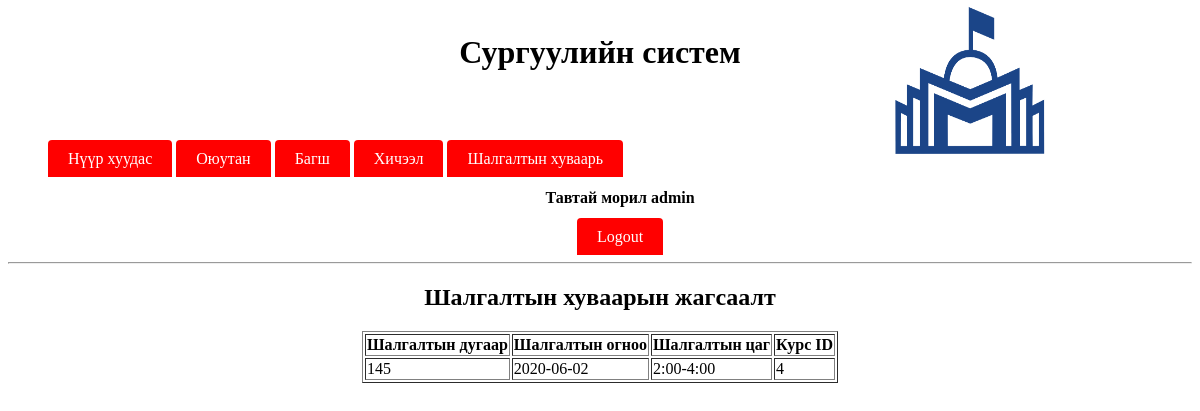
/admin/viewExamSchedule.php (signed in), run on the app's committed database.
### tables this page shows
CREATE TABLE IF NOT EXISTS `examschedule` (
  `id` varchar(20) NOT NULL,
  `examdate` date NOT NULL,
  `time` varchar(20) NOT NULL,
  `courseid` varchar(20) NOT NULL
);

### admin/main.php (called while the page is built, shortened)
<?php
$check=$_SESSION['login_id'];
$session=mysql_query("SELECT name  FROM admin WHERE id='$check' ");
$row=mysql_fetch_array($session);
$login_session = $loged_user_name = $row['name'];
?>

### admin/viewExamSchedule.php (the view, shortened to what this page needs)
<?php
include_once('main.php');
$sql = "SELECT * FROM examschedule WHERE  MONTH(examdate) = MONTH(CURRENT_DATE) AND YEAR(examdate)=YEAR(CURRENT_DATE)";
$res= mysql_query($sql);
$string = "<tr>
               <th>Шалгалтын дугаар</th>
               <th>Шалгалтын огноо</th>
               <th>Шалгалтын цаг</th>
               <th>Курс ID</th>
           </tr>";
while($row = mysql_fetch_array($res)){
    $string .= '<tr><td>'.$row['id'].'</td><td>'.$row['examdate'].
    '</td><td>'.$row['time'].'</td><td>'.$row['courseid'].'</td></tr>';
}
?>
<html>
    <head>
		    <link rel="stylesheet" type="text/css" href="../../source/CSS/style.css">
		</head>
    <body>
			  <div class="header"><h1>Сургуулийн систем</h1></div>
			  <div class="divtopcorner">
				    <img src="../../source/logo.jpg" height="150" width="150" alt="School Management System"/>
				</div>
			<br/><br/>
				<ul>
				    <li class="manulist">
						    <a class ="menulista" href="index.php">Нүүр хуудас</a>
								<a class ="menulista" href="manageStudent.php">Оюутан</a>
								<a class ="menulista" href="manageTeacher.php">Багш</a>
								<a class ="menulista" href="course.php">Хичээл</a>
								<a class ="menulista" href="examSchedule.php">Шалгалтын хуваарь</a>
								<div align="center">
								<h4>Тавтай морил <?php echo $check." ";?></h4>
								    <a class ="menulista" href="logout.php" onmouseover="changemouseover(this);" onmouseout="changemouseout(this,'<?php echo ucfirst($loged_user_name);?>');"><?php echo "Logout";?></a>
						    </div>
						</li>
				</ul>
			  <hr/>
        <center>
            <h2>Шалгалтын хуваарын жагсаалт</h2>
            <table border="1">
                <?php echo $string; ?>
            </table>
        </center>
		</body>
</html>

### source/CSS/style.css (style rules this page uses)
.divtopcorner { position:absolute; top:0px; right: 150px; color:black; text-align:center; padding:5px; }
.header { color:black; text-align:center; padding:5px; }
.manulist { display:inline; left:100px; }
.menulista { background-color:red; color: white; padding: 10px 20px; text-decoration: none; border-radius: 4px 4px 0 0; }

### data on the page
examschedule: id "145", examdate "2020-06-02", time "2:00-4:00", courseid "4"

### other printed values
$check "admin"
